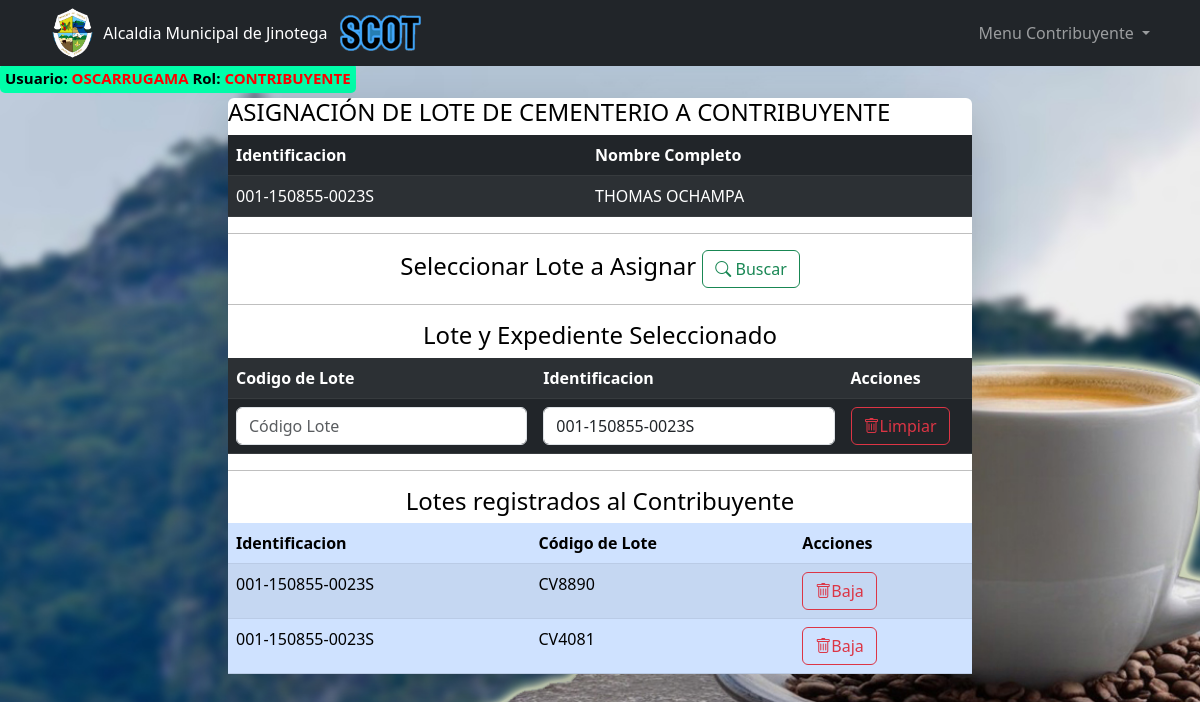
Before: /pages/lotes/loteContribuyente.php?id=001-150855-0023S (signed in) with the older database file.
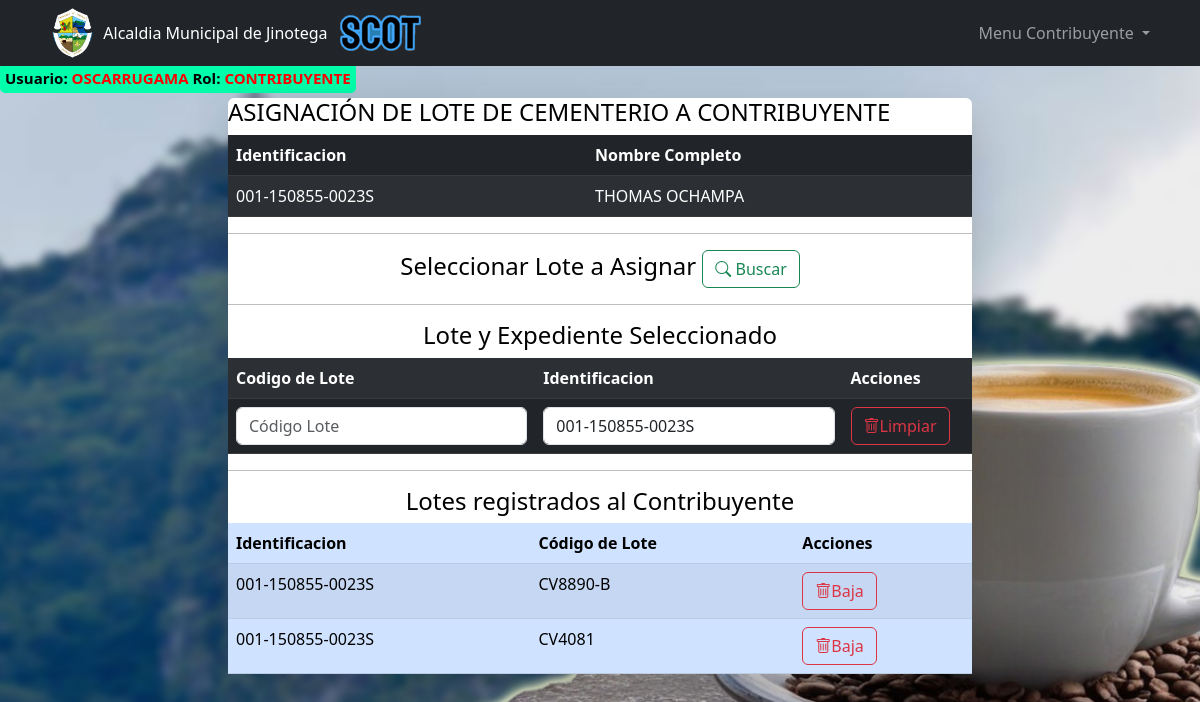
After: the same page with the newer database file.
### tables this page shows
CREATE TABLE IF NOT EXISTS `tributos` (
  `idTributo` int(11) NOT NULL AUTO_INCREMENT,
  `identificacion` varchar(20) DEFAULT NULL,
  `tipoEntidad` enum('IBI','TA','LOTE','FIERRO') DEFAULT NULL,
  `codEntidad` varchar(20) DEFAULT NULL,
  PRIMARY KEY (`idTributo`),
  KEY `cedula_contribuyente` (`identificacion`),
  KEY `codigo_entidad` (`codEntidad`)
);

### pages/lotes/loteContribuyente.php (the view, shortened to what this page needs)
<?php include '../../templates/header_menu.php'; ?>
<?php
    $conexion = new Conexion();
    $conn = $conexion->conectar();
    $id = isset($_GET['id']) ? mysqli_real_escape_string($conn, $_GET['id']) : '';
    $sql = sprintf("SELECT * FROM usuarios WHERE rol = 'contribuyente' AND identificacion = '%s'", $id);
    $resultado = mysqli_query($conn, $sql);
    $contribuyentes = [];
    if ($resultado) {
        while ($row = mysqli_fetch_assoc($resultado)) {
            $contribuyentes[] = $row;
        }
    }
    $sqlTributos = sprintf("SELECT * FROM tributos WHERE tipoEntidad = 'LOTE' AND identificacion = '%s'", $id);
    $resultadoTributos = mysqli_query($conn, $sqlTributos);
    $tributos = [];
    if ($resultadoTributos) {
        while ($row = mysqli_fetch_assoc($resultadoTributos)) {
            $tributos[] = $row;
        }
    }
?>
<div class="container d-flex justify-content-center align-items-center full-height mt-2">
    <div class="col-md-8 shadow-lg bg-white rounded">
    <h4>ASIGNACIÓN DE LOTE DE CEMENTERIO A CONTRIBUYENTE</h4>
    <form action="asignarLote.php" method="POST">
        <table class="mt-2 mb-0 table table-dark table-striped">
            <thead>
                <tr>
                    <th>Identificacion</th>
                    <th>Nombre Completo</th>
                </tr>
            </thead>
            <tbody>
                <?php foreach ($contribuyentes as $contribuyente): ?>
                <tr>
                    <td id="ident"><?php echo htmlspecialchars($contribuyente['identificacion']); ?></td>
                    <td><?php echo htmlspecialchars($contribuyente['nombre1']); ?> <?php echo htmlspecialchars($contribuyente['apellido1']); ?></td>
                </tr>
                <?php endforeach; ?>
            </tbody>
        </table>
        <hr><h4 class="text-center">Seleccionar Lote a Asignar
            <button type="button" class="btnEditar btn btn-outline-success bi bi-search" data-bs-toggle="modal" data-bs-target="#modalLotes"> Buscar</button>
            <hr>
        </h4>
        <h4 class="text-center">Lote y Expediente Seleccionado</h4>
        <table class="mt-2 mb-0 table table-dark table-striped">
            <tbody>
                <tr>
                    <th>Codigo de Lote</th>
                    <th>Identificacion</th>
                    <th>Acciones</th>
                </tr>
                <tr>
                    <td><input id="codLote" name="codLote" type="text" class="form-control" placeholder="Código Lote" readonly></td>
                    <td><input id="id" name="id" type="text" class="form-control" placeholder="#Identificación"></td>
                    <td><a id="enlaceLimpiar" class="btn btn-outline-danger bi bi-trash">Limpiar</a></td>
                </tr>
            </tbody>
        </table>
    </form>
    <hr><h4 class="text-center">Lotes registrados al Contribuyente</h4>
    <table class="mt-2 mb-0 table table-primary table-striped">
        <thead>
            <tr>
                <th>Identificacion</th>
                <th>Código de Lote</th>
                <th>Acciones</th>
            </tr>
        </thead>
        <tbody>
            <?php foreach ($tributos as $tributo): ?>
            <tr>
                <td id="id"><?php echo htmlspecialchars($tributo['identificacion']); ?></td>
                <td id="cLote"><?php echo htmlspecialchars($tributo['codEntidad']); ?></td>
                <td>
                    <a href="baja.php?cLote=<?php echo urlencode($tributo['codEntidad']); ?>&id=<?php echo urlencode($tributo['identificacion']); ?>" class="btn btn-outline-danger bi bi-trash" onclick="return confirm('¿Estás seguro de que deseas dar de baja este lote?');">Baja</a>
                </td>
            </tr>
            <?php endforeach; ?>
        </tbody>
    </table>
    </div>
</div>

Changed rows visible on the page:
changed tributos (number 1 of 2 on the later page): codEntidad "CV8890" → "CV8890-B"
